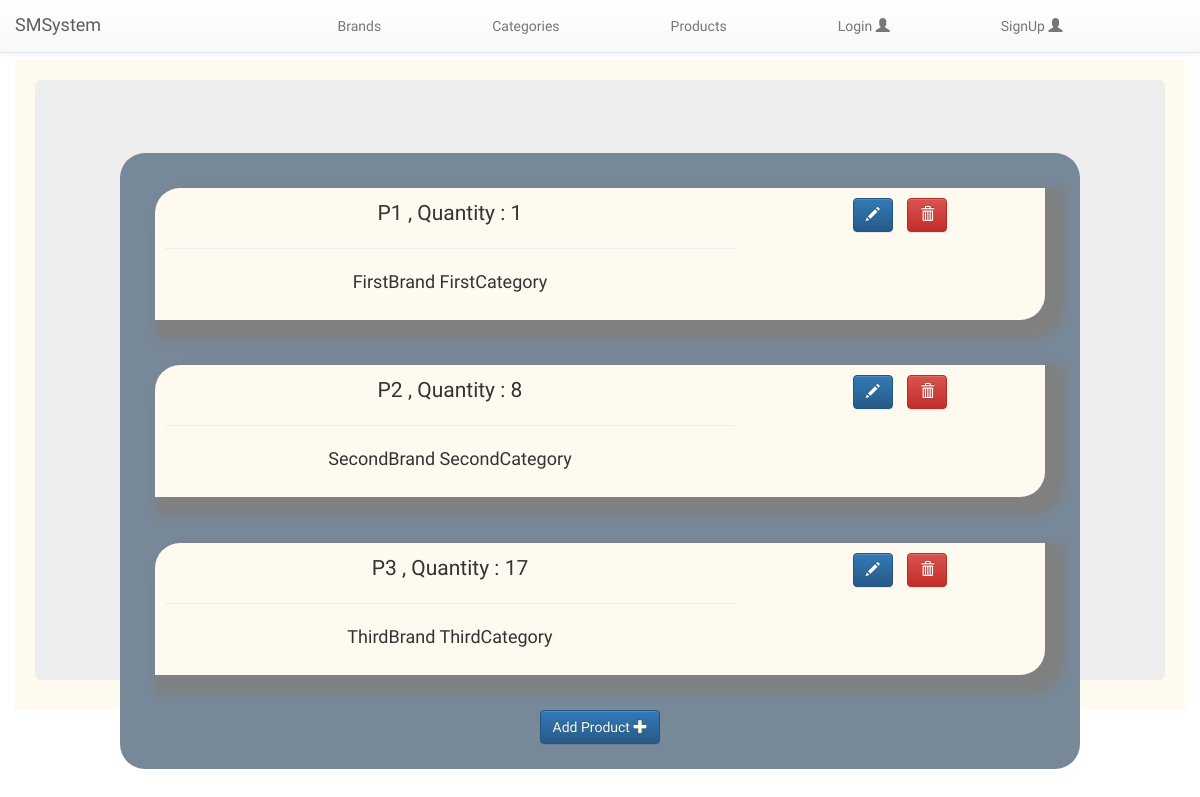
Page /stock/product/list/ on the earlier database version.
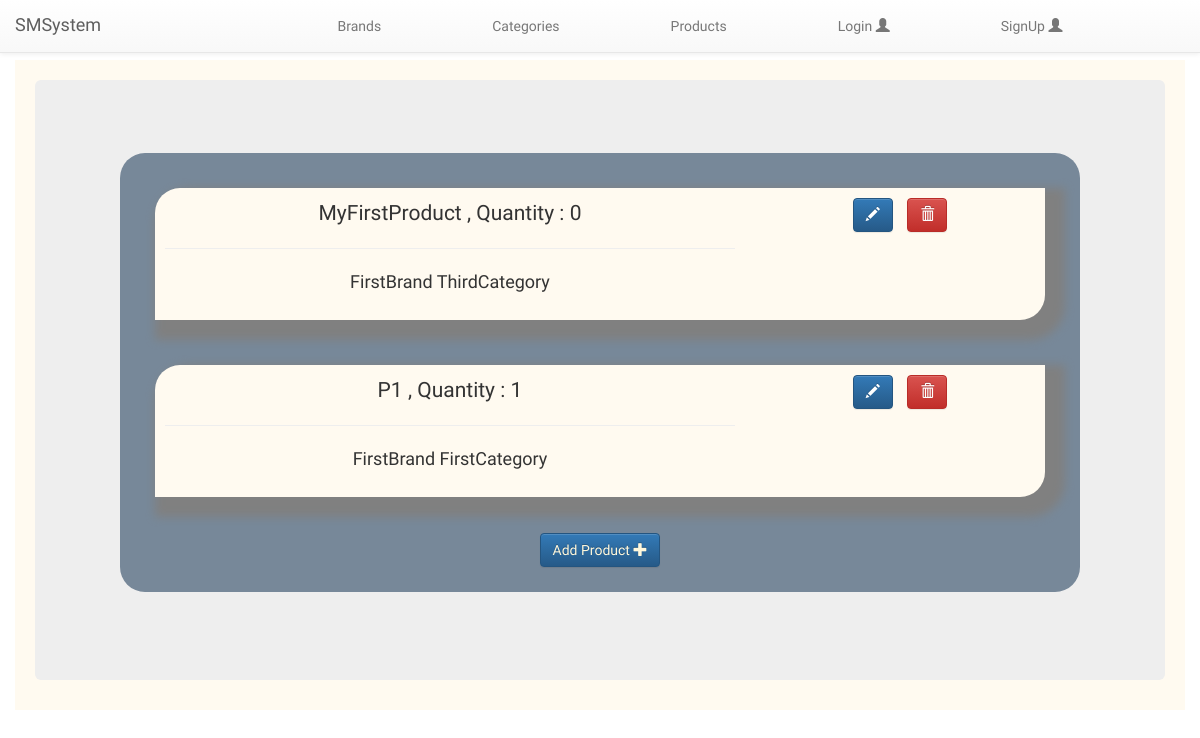
Same page on the later database version.
### stock/models.py (models this page shows, shortened)
class Product(models.Model):
    Productname = models.CharField(max_length=256,primary_key=True)
    Productstatus = models.CharField(max_length=256,choices = Availability,default=Availability[1][1])
    ProductBrand = models.ForeignKey(Brand,on_delete=models.CASCADE,related_name='product_brand')
    ProductCategory = models.ForeignKey(Category,on_delete=models.CASCADE,related_name='product_category')
    AvailableQuantity = models.PositiveIntegerField(default=0)
    class Meta:
      ordering = ['Productname']

class Brand(models.Model):
    Brandname = models.CharField(max_length=256,primary_key=True)
    Brandstatus = models.CharField(max_length=256,choices = Availability,default=Availability[1][1])
    class Meta:
      ordering = ['Brandname']
    def __str__(self):
        return self.Brandname

class Category(models.Model):
    Categoryname = models.CharField(max_length=256,primary_key=True)
    Categorystatus = models.CharField(max_length=256,choices = Availability,default=Availability[1][1])
    class Meta:
      ordering = ['Categoryname']
    def __str__(self):
        return self.Categoryname

### stock/views.py (the view)
class ProductListView(ListView):
    model = Product
    template_name = "stock/listProduct.html"

### stock/templates/stock/listProduct.html
{% extends 'base.html' %}
{% block body_block %}
<div class="container-fluid" style="text-align: center;font-size: large;background-color:lightslategray;padding: 25px;margin: 25px;border-radius: 25px;" >
    {% if object_list.count == 0 %}
        <p>No Product Available</p>
    {% else %}
    {% for prd in object_list %}
    <div class="card" style="background-color: floralwhite;margin: 10px;padding: 10px;border-top-left-radius: 25px;border-bottom-right-radius: 25px;">
        <div class="row no-gutters">
            <div class="col-md-8">
                <div class="card-body">
                    <p class="card-text">
                        {{ prd.Productname }} , Quantity : {{prd.AvailableQuantity}} <hr> {{prd.ProductBrand}}  {{prd.ProductCategory}}
                    </p>
                </div>
            </div>
            <div class="col-md-4">
                    <a style="margin-right: 10px;" href="{% url 'stock:update_product' pk=prd.Productname %}" class="btn btn-primary">
                        <span class="glyphicon glyphicon-pencil" aria-hidden="true"></span>
                    </a>
                    <a href="{% url 'stock:delete_product' pk=prd.Productname %}" class="btn btn-danger">
                        <span class="glyphicon glyphicon-trash" aria-hidden="true"></span>
                    </a>
            </div>
        </div>
      </div>
      <br>
      {% endfor %}
      {% endif %}
      <div class="AddBtn d-flex align-items-end">
            <a class="btn btn-primary"  style="color:cornsilk;" href="{% url 'stock:create_product' %}">
                Add Product <span class="glyphicon glyphicon-plus" aria-hidden="true"></span>
            </a>
      </div>
</div>
{% endblock body_block %}

### templates/base.html (shortened to what this page needs)
<!DOCTYPE html>
{% load static %}
<html>
    <head>
        <link rel="stylesheet" href="https://maxcdn.bootstrapcdn.com/bootstrap/3.3.7/css/bootstrap.min.css">
        <link rel="stylesheet" href="https://maxcdn.bootstrapcdn.com/bootstrap/3.3.7/css/bootstrap-theme.min.css">
        <link rel="stylesheet" href="{% static 'css/master.css' %}">
    </head>
    <body>
        <nav class="navbar navbar-default navbar-fixed-top">
            <div class="container-fluid">
                <div class="navbar-header">
                    <a class="navbar-brand mynav" href="{% url 'home' %}">SMSystem</a>
                </div>
                <div>
                    <ul class="navbar navbar-nav nav navbar-right" style="width: 1000px;">
                        {% if user.is_authenticated %}
                            <li class="nav-item"><a class="nav-link" href="{% url 'stock:list_brand' %}">Brands</a></li>
                            <li class="nav-item"><a  class="nav-link" href="{% url 'stock:list_category' %}">Categories</a></li>
                            <li class="nav-item"><a class="nav-link" href="{% url 'stock:list_product' %}">Products</a></li>
                            {% if user.is_manager %}
                            <li class="nav-item"><a class="nav-link" href="{% url 'stock:list_order' %}">Orders</a></li>
                            {% endif %}
                            <li class="nav-item"><a class="nav-link" href="{% url 'accounts:logout' %}">
                                {{ user }} <span class="glyphicon glyphicon-user" aria-hidden="true"></span> LogOut
                            </a></li>
                        {% else %}
                            <li class="nav-item"><a class="nav-link" href="{% url 'stock:list_brand' %}">Brands</a></li>
                            <li class="nav-item"><a  class="nav-link" href="{% url 'stock:list_category' %}">Categories</a></li>
                            <li class="nav-item"><a class="nav-link" href="{% url 'stock:list_product' %}">Products</a></li>
                            <li class="nav-item"><a class="nav-link" href="{% url 'accounts:login' %}">
                                Login  <span class="glyphicon glyphicon-user" aria-hidden="true"></span>
                            </a></li>
                            <li class="nav-item"><a class="nav-link" href="{% url 'accounts:signup' %}">
                                SignUp <span class="glyphicon glyphicon-user" aria-hidden="true"></span>
                            </a></li>
                        {% endif %}
                    </ul>
                </div>
            </div>
        </nav>
        <br><br><br>
        <div class="container-fluid mycontent">
        <div class="container-fluid" style="height: 650px;padding: 20px;background-color: floralwhite;">
            <div class="jumbotron" style="height: 600px;">
                {% block body_block %}
                {% endblock %}
            </div>
        </div>
        </div>
    </body>
</html>

### templates/base.html (style rules this page uses)
.card { box-shadow:grey 10px 10px 10px 10px ; }
.navbar ul { display: flex; flex-direction: row; justify-content: space-around; flex-wrap: nowrap; }
body { font-family: 'Righteous', cursive; }

Differences in the rows shown:
removed Product: Productname "P2", AvailableQuantity "8", ProductBrand "SecondBrand", ProductCategory "SecondCategory"
removed Product: Productname "P3", AvailableQuantity "17", ProductBrand "ThirdBrand", ProductCategory "ThirdCategory"
added Product: Productname "MyFirstProduct", AvailableQuantity "0", ProductBrand "FirstBrand", ProductCategory "ThirdCategory"
